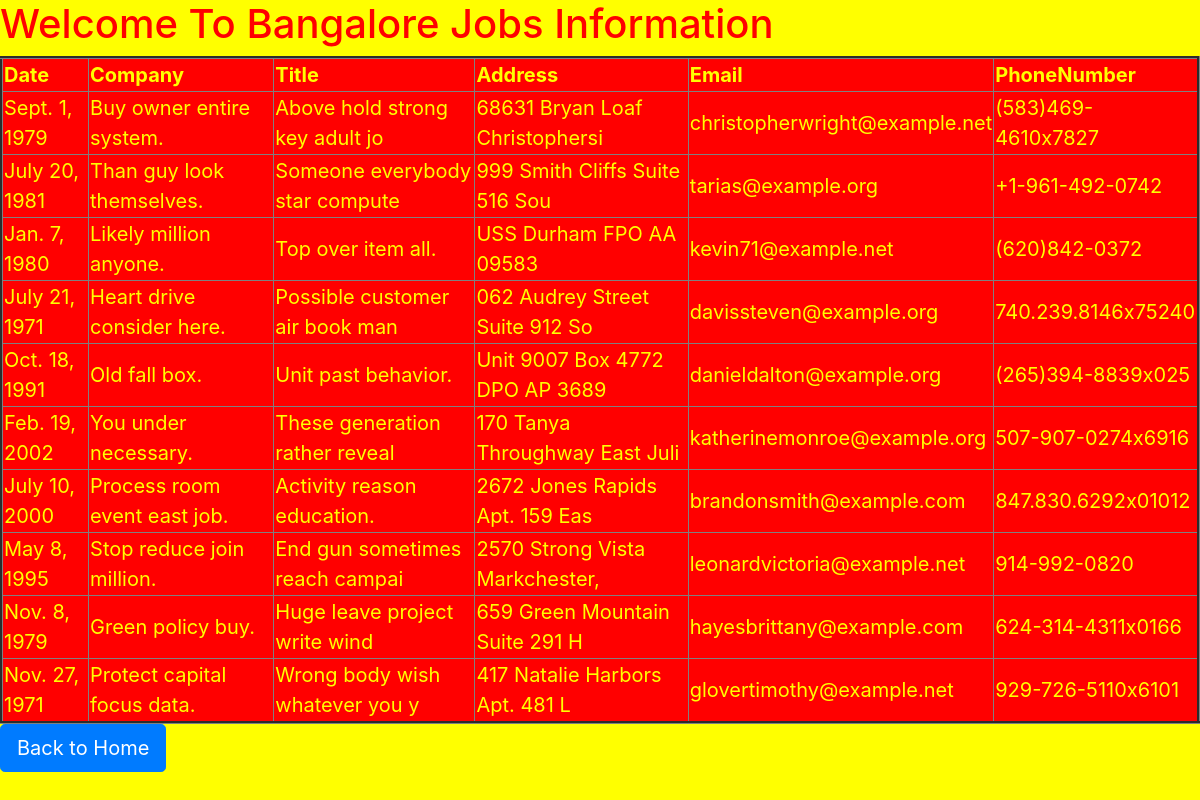
The app's page /bangjobs/ with its own data.
### testapp/models.py (models this page shows)
class BangJobs(models.Model):
    date = models.DateField()
    company = models.CharField(max_length=30)
    title = models.CharField(max_length=30)
    address = models.CharField(max_length=30)
    email = models.EmailField()
    phonenumber = models.CharField(max_length=30)

### testapp/views.py (the view)
# urls.py: path('bangjobs/',views.bang_info)
def bang_info(request):
    bang = BangJobs.objects.all()
    my_dict = {'bang':bang}
    return render(request,'testapp/bang.html',my_dict)

### templates/testapp/bang.html (shortened to what this page needs)
<!DOCTYPE html>
{% load static %}
<html lang="en" dir="ltr">
  <head>
    <link rel="stylesheet" href="https://cdn.jsdelivr.net/npm/bootstrap@4.6.2/dist/css/bootstrap.min.css">
    <link rel="stylesheet" href="{% static 'css/hydjobs.css' %}">
  </head>
  <body>
    <h1>Welcome To Bangalore Jobs Information </h1>
    {% if bang %}
    <table border="3">
      <thead>
        <th>Date</th>
        <th>Company</th>
        <th>Title</th>
        <th>Address</th>
        <th>Email</th>
        <th>PhoneNumber</th>
      </thead>
      {% for job in bang %}
      <tr>
        <td>{{job.date}}</td>
        <td>{{job.company}}</td>
        <td>{{job.title}}</td>
        <td>{{job.address}}</td>
        <td>{{job.email}}</td>
        <td>{{job.phonenumber}}</td>
      </tr>
      {% endfor %}
    </table>
    {% else %}
    <p> No records found please enter here </p>
    {% endif %}
    <a href="/" class="btn btn-primary btn-lg" >Back to Home </a>
  </body>
</html>

### static/css/hydjobs.css (style rules this page uses)
body { background: yellow; color:red; }
table { color: yellow; background: red; margin: auto; font-size: 20px; }
a { margin: auto; }

### records on screen
BangJobs: date "Sept. 1, 1979", company "Buy owner entire system.", title "Above hold strong key adult jo", address "68631 Bryan Loaf Christophersi", email "christopherwright@example.net", phonenumber "(583)469-4610x7827"
BangJobs: date "July 20, 1981", company "Than guy look themselves.", title "Someone everybody star compute", address "999 Smith Cliffs Suite 516 Sou", email "tarias@example.org", phonenumber "+1-961-492-0742"
BangJobs: date "Jan. 7, 1980", company "Likely million anyone.", title "Top over item all.", address "USS Durham FPO AA 09583", email "kevin71@example.net", phonenumber "(620)842-0372"
BangJobs: date "July 21, 1971", company "Heart drive consider here.", title "Possible customer air book man", address "062 Audrey Street Suite 912 So", email "davissteven@example.org", phonenumber "740.239.8146x75240"
BangJobs: date "Oct. 18, 1991", company "Old fall box.", title "Unit past behavior.", address "Unit 9007 Box 4772 DPO AP 3689", email "danieldalton@example.org", phonenumber "(265)394-8839x025"
BangJobs: date "Feb. 19, 2002", company "You under necessary.", title "These generation rather reveal", address "170 Tanya Throughway East Juli", email "katherinemonroe@example.org", phonenumber "507-907-0274x6916"
BangJobs: date "July 10, 2000", company "Process room event east job.", title "Activity reason education.", address "2672 Jones Rapids Apt. 159 Eas", email "brandonsmith@example.com", phonenumber "847.830.6292x01012"
BangJobs: date "May 8, 1995", company "Stop reduce join million.", title "End gun sometimes reach campai", address "2570 Strong Vista Markchester,", email "leonardvictoria@example.net", phonenumber "914-992-0820"
BangJobs: date "Nov. 8, 1979", company "Green policy buy.", title "Huge leave project write wind", address "659 Green Mountain Suite 291 H", email "hayesbrittany@example.com", phonenumber "624-314-4311x0166"
BangJobs: date "Nov. 27, 1971", company "Protect capital focus data.", title "Wrong body wish whatever you y", address "417 Natalie Harbors Apt. 481 L", email "glovertimothy@example.net", phonenumber "929-726-5110x6101"
